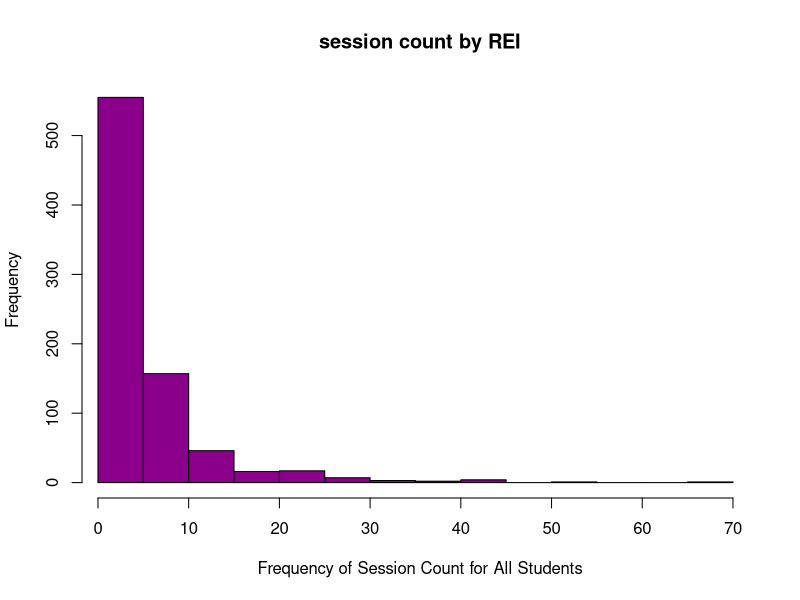
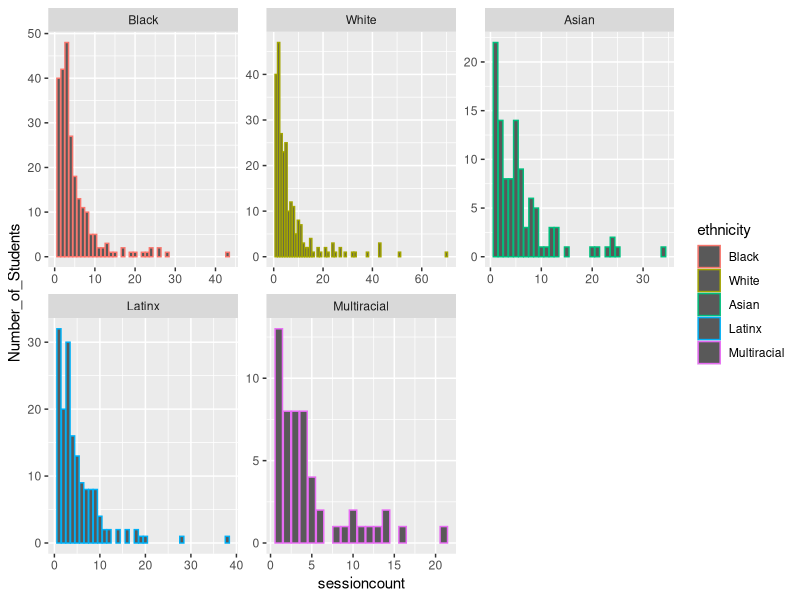
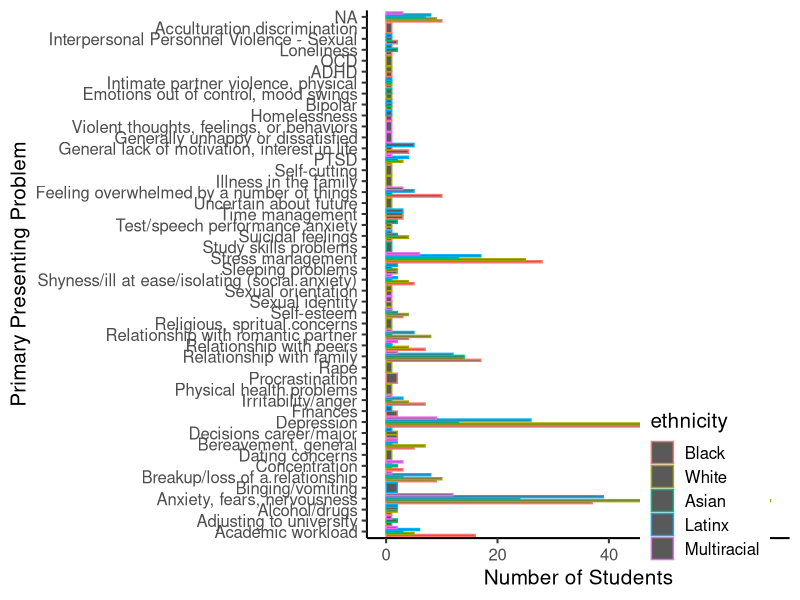
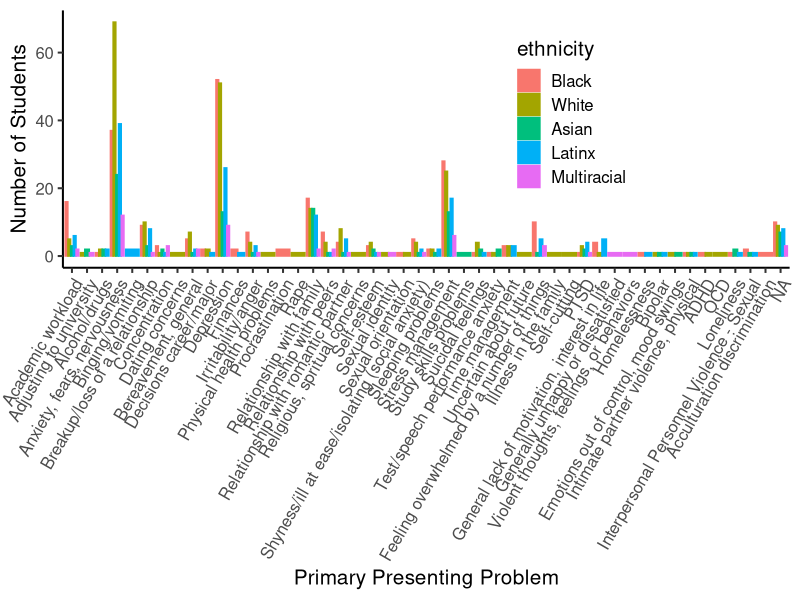
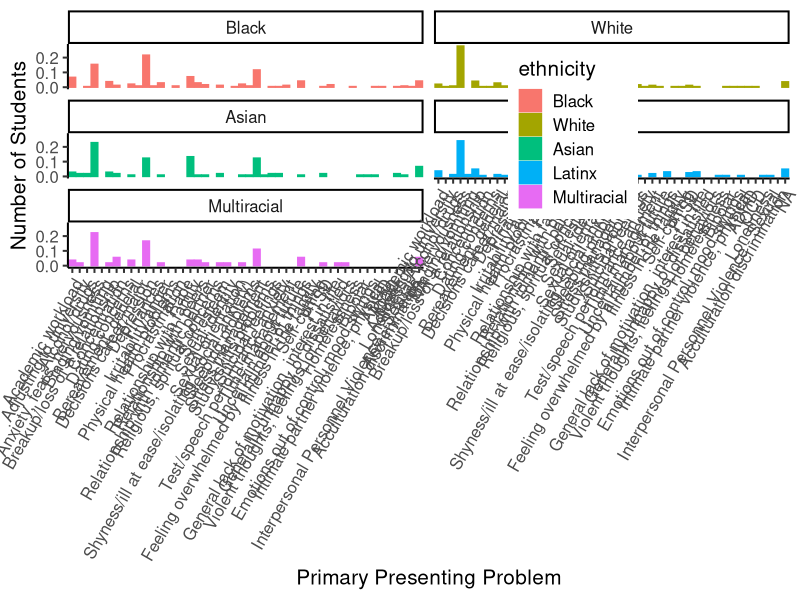
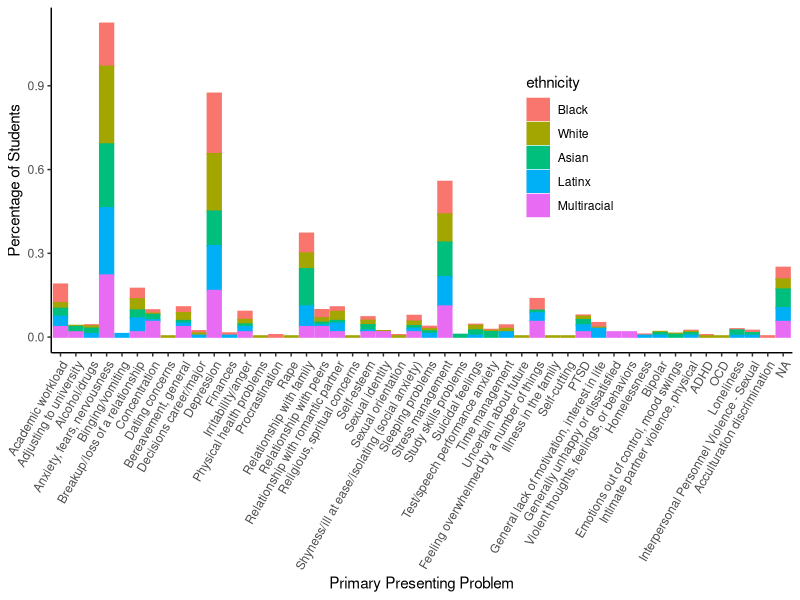
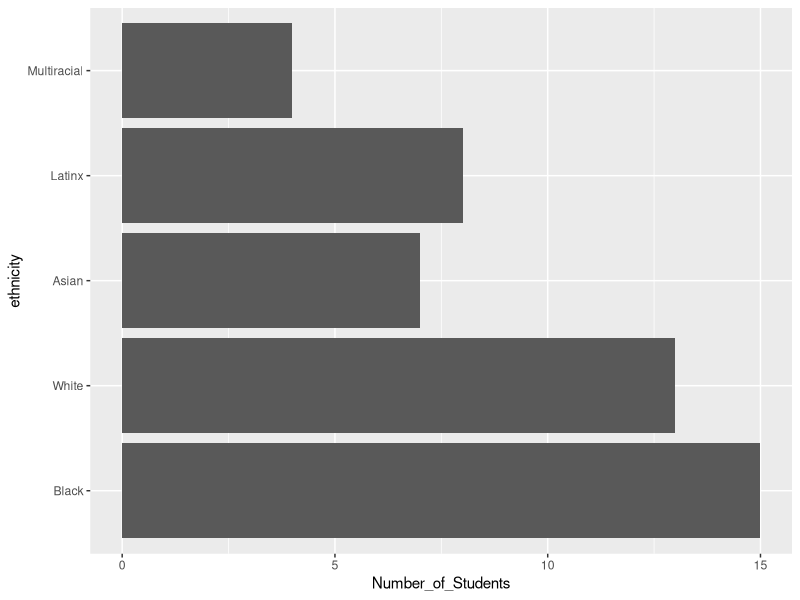
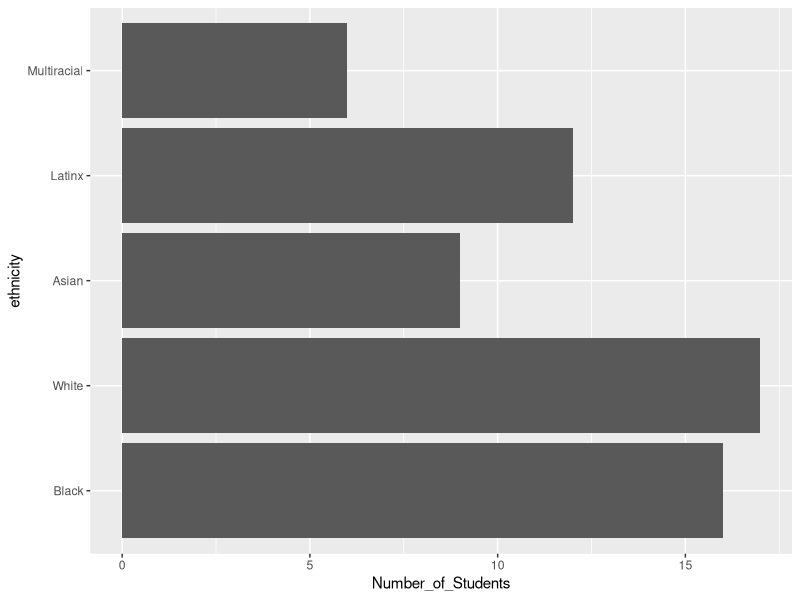

Source code (R) for these figures, in order:
## ---- chunk 1
knitr::opts_chunk$set(echo = TRUE, fig.path = "figures/", dev = c("pdf", "png"))
## ---- chunk 2
# install.packages("readr")
# library(readr)
# data <- read_csv("example_file.csv")
## ---- chunk 3
# example_code <- c("One","Two","Three","Four")
## ---- chunk 4
# data$example <- factor(data$example, 1:4, example_code)
## ---- chunk 5
# example	= "Random question?"
## ---- chunk 6
# data[,c("example_1", "example_2", "example_3")] <- 4-master_data[,c("example_1", "example_2", "example_3")]
## ---- chunk 7
# data$example_score <- rowSums(master_data[grep("example_1", colnames(master_data)):grep("example_100", colnames(master_data))],na.rm = TRUE)
## ---- chunk 8
# data <- data[data$example != "Unmet Criteria",]
# 
# # We reform the factor to account for the removed subjects.
# 
# data$example <- factor(data$example)
## ---- chunk 9
# Import data file & rename simultaneously

library(readr)
master_data <- read_csv("OG Data Set SLP.csv")
## ---- chunk 10
# Decode numerical string variables
## Create a decoder dictionary

ethnicity_code <- c("Black","White","Asian","Latinx","Native American","Multiracial","No Response")

gender_code <- c("Male","Female","Missing/Unknown","Other")

PP_code <- c("Academic workload",
"Adjusting to university",
"Alcohol/drugs",
"Anxiety, fears, nervousness",
"Assertiveness",
"Binging/vomiting",
"Breakup/loss of a relationship",
"Concentration",
"Confusion in beliefs, values",
"Dating concerns",
"Bereavement, general",
"Decisions career/major",
"Depression",
"Developing independence from family",
"Finances",
"Homesick",
"Irritability/anger",
"Making friends",
"Perfectionism",
"Physical health problems",
"Procrastination",
"Problem pregnancy",
"Rape",
"Relationship with family",
"Relationship with peers",
"Relationship with romantic partner",
"Religious, spritual concerns",
"Self-esteem",
"Sexual concerns",
"Sexual identity",
"Sexual orientation",
"Sexually transmitted disease",
"Shyness/ill at ease/isolating (social anxiety)",
"Sleeping problems",
"Starvation, fasting",
"Stress management",
"Study skills problems",
"Suicidal feelings",
"Test/speech performance anxiety",
"Time management",
"Uncertain about future",
"Weight body image",
"Feeling overwhelmed by a number of things",
"Illness in the family",
"Immigration concerns",
"Self-cutting",
"PTSD",
"General lack of motivation, interest in life",
"Generally unhappy or dissatisfied",
"Violent thoughts, feelings, or behaviors",
"Fear of loss of contact with reality",
"Homelessness",
"Bipolar",
"Growing sense of detachment and hopelessness",
"Concerns related to being a member of a minority",
"Emotions out of control, mood swings",
"Intimate partner violence, physical",
"ADHD",
"OCD",
"Loneliness",
"Sextortion",
"Interpersonal Personnel Violence - Sexual",
"Parenting",
"Moving/relocating",
"Adjustment to U.S. - International",
"Concern over arrest/legal",
"Acculturation discrimination",
"Crime victim of violence",
"Schizophrenia",
"Excoriation/dermatillomania",
"Disciplinary",
"Asperger spectrum")
## ---- chunk 11
# Assign a decoded column

master_data$ethnicity <- factor(master_data$ethnicity, 1:7, ethnicity_code)

master_data$gender <- factor(master_data$gender, 1:4, gender_code)

master_data$PP_1 <- factor(master_data$PP1, 1:72, PP_code)
## ---- chunk 12
# Decode title of column

CCAPS_44 =	"I feel uncomfortable around people I don't know"
CCAPS_45 =	"I feel irritable"
CCAPS_46 = "I have thoughts of ending my life"
CCAPS_47 = "I feel self conscious around others"
CCAPS_48	= "I purge to control my weight"
CCAPS_49	= "I drink more than I should"
CCAPS_50	= "I enjoy getting drunk"
CCAPS_51 =	"I am not able to concentrate as well as usual"
CCAPS_52	= "I am afraid I may lose control and act violently"
CCAPS_53	= "It's hard to stay motivated for my classes"
CCAPS_29	= "When I drink alcohol I can't remember what happened"
CCAPS_30	= "I feel tense"
CCAPS_31	= "When I start eating I can’t stop"
CCAPS_32	= "I have difficulty controlling my temper"
CCAPS_1	= "I get sad or angry when I think of my family"
CCAPS_33	= "I am easily frightened or startled"
CCAPS_34	= "I diet frequently" 
CCAPS_35	= "I make friends easily"
CCAPS_36	= "I sometimes feel like breaking or smashing things"
CCAPS_37	= "I have unwanted thoughts I can't control"
CCAPS_38	= "There's a history of abuse in my family"
CCAPS_39	= "I experience nightmares or flashbacks"
CCAPS_40	= "I feel sad all the time"
CCAPS_41	= "I am concerned that other people do not like me"
CCAPS_42	= "I wish my family got along better"
CCAPS_43	= "I get angry easily"
CCAPS_2	= "I am shy around others"
CCAPS_3	= "There are many things I am afraid of"
CCAPS_4	= "My heart races for no good reason"
CCAPS_5	= "I feel out of control when I eat"
CCAPS_6	= "I enjoy my classes"
CCAPS_7	= "I feel that my family loves me"
CCAPS_8	= "I feel disconnected from myself"
CCAPS_9	= "I don't enjoy being around people as much as I used to"
CCAPS_10	= "I feel isolated and alone"
CCAPS_11	= "My family gets on my nerves"
CCAPS_12	= "I lose touch with reality"
CCAPS_13	= "I think about food more than I would like to"
CCAPS_14	= "I am anxious that I might have a panic attack while in public"
CCAPS_15	= "I feel confident that I can succeed academically"
CCAPS_16	= "I become anxious when I have to speak in front of audiences"
CCAPS_17	= "I have sleep difficulties"
CCAPS_18	= "My thoughts are racing"
CCAPS_19	= "I am satisfied with my body shape"
CCAPS_20	= "I feel worthless"
CCAPS_21	= "My family is basically a happy one"
CCAPS_22	= "I am dissatisfied with my weight"
CCAPS_23	= "I feel helpless"
CCAPS_24	= "I use drugs more than I should"
CCAPS_25	= "I eat too much"
CCAPS_26	= "I drink alcohol frequently"
CCAPS_27	= "I have spells of terror or panic"
CCAPS_28	= "I am enthusiastic about life"
CCAPS_54	= "I feel comfortable around other people"
CCAPS_55	= "I like myself"
CCAPS_56	= "I have done something I have regretted because of drinking"
CCAPS_57	= "I frequently get into arguments"
CCAPS_58	= "I find that I cry frequently"
CCAPS_59	= "I am unable to keep up with my schoolwork"
CCAPS_60	= "I have thoughts of hurting others"
CCAPS_61	= "The less I eat, the better I feel about myself"
CCAPS_62	= "I feel that I have no one who understands me"
## ---- chunk 13
# Reverse score in original column

master_data[,c("CCAPS_06","CCAPS_07","CCAPS_15","CCAPS_19","CCAPS_21","CCAPS_28","CCAPS_35","CCAPS_54","CCAPS_55")] <- 4-master_data[,c("CCAPS_06","CCAPS_07","CCAPS_15","CCAPS_19","CCAPS_21","CCAPS_28","CCAPS_35","CCAPS_54","CCAPS_55")]
## ---- chunk 14
# Add CCAPS score

#44:62 is first to last CCAPS value (range) based on the order that the items were input, as they were not entered in ascending order.
#grep tells me the column number from the name
#row sums adds them up
#"na.rm = TRUE" ignores NA values

master_data$CCAPS_score <- rowSums(master_data[grep("CCAPS_44", colnames(master_data)):grep("CCAPS_62", colnames(master_data))],na.rm = TRUE)
## ---- chunk 15
#CCAPS-62 sub-scales

master_data$depression_subscale <- rowSums(master_data[,c(
  "CCAPS_08",
  "CCAPS_09",
  "CCAPS_10",
  "CCAPS_12",
  "CCAPS_20",
  "CCAPS_23",
  "CCAPS_28",
  "CCAPS_37",
  "CCAPS_40",
  "CCAPS_46",
  "CCAPS_55",
  "CCAPS_58",
  "CCAPS_62"
)])

master_data$generalized_anxiety_subscale <- rowSums(master_data[,c(
  "CCAPS_03",
  "CCAPS_04",
  "CCAPS_14",
  "CCAPS_17",
  "CCAPS_18",
  "CCAPS_27",
  "CCAPS_30",
  "CCAPS_33",
  "CCAPS_39"
)])

master_data$social_anxiety_subscale <- rowSums(master_data[,c(
  "CCAPS_02",
  "CCAPS_16",
  "CCAPS_35",
  "CCAPS_41",
  "CCAPS_44",
  "CCAPS_47",
  "CCAPS_54"
)])

master_data$academic_distress_subscale <- rowSums(master_data[,c(
  "CCAPS_06",
  "CCAPS_15",
  "CCAPS_51",
  "CCAPS_53",
  "CCAPS_59"
)])

master_data$eating_concerns_subscale <- rowSums(master_data[,c(
  "CCAPS_05",
  "CCAPS_13",
  "CCAPS_19",
  "CCAPS_22",
  "CCAPS_25",
  "CCAPS_31",
  "CCAPS_34",
  "CCAPS_48",
  "CCAPS_61"
)])

master_data$family_distress_subscale <- rowSums(master_data[,c(
  "CCAPS_01",
  "CCAPS_07",
  "CCAPS_11",
  "CCAPS_21",
  "CCAPS_38",
  "CCAPS_42"
)])

master_data$hostility_subscale <- rowSums(master_data[,c(
  "CCAPS_32",
  "CCAPS_36",
  "CCAPS_43",
  "CCAPS_45",
  "CCAPS_52",
  "CCAPS_57",
  "CCAPS_60"
)])

master_data$substance_use_subscale <- rowSums(master_data[,c(
  "CCAPS_24",
  "CCAPS_26",
  "CCAPS_29",
  "CCAPS_49",
  "CCAPS_50",
  "CCAPS_56"
)])
## ---- chunk 16
#delete entire rows by irrelevant ethnicities (no response & native american)

master_data <- master_data[master_data$ethnicity != "No Response",]

master_data <- master_data[master_data$ethnicity != "Native American",]

# We reform the ethnicity factor to account for the removed subjects.

master_data$ethnicity <- factor(master_data$ethnicity)
## ---- chunk 17

# Distribution histogram - Counseling center session attendance (not sorted by REI)

hist(master_data$sessioncount,
main="session count by REI",
xlab="Frequency of Session Count for All Students",
xlim=c(1,70),
col="darkmagenta",
)

mean(master_data$sessioncount)

# Total sum of sessions by each REI

aggregate (master_data$sessioncount, by=list(master_data$ethnicity),FUN=sum)

# Frequency table - sessions by REI

library(tidyverse)
library(dplyr)

SessionCountxREI <- master_data %>%
  group_by(sessioncount, ethnicity) %>%
  summarize(Number_of_Students=length(clientid))

# Distribution histogram - counseling center session attendance sorted by REI

library(ggplot2)

ggplot(SessionCountxREI, aes(x=sessioncount, 
                                  y=Number_of_Students, 
                                  color = ethnicity)) + 
      geom_bar(stat="identity", position = "dodge") +
      facet_wrap(~ethnicity, scales = "free") 

master_data$ethnicity <- as.factor(master_data$ethnicity)
levels(master_data$ethnicity)

# aov(CCAPS_1 ~ ethnicity, master_data)
## ---- chunk 18
# Create frequency table for Presenting Problem by REI.

PP1xREI <- master_data %>% 
  group_by(ethnicity, PP_1) %>% 
  summarize(Number_of_Students=length(clientid)) %>%
  group_by(ethnicity) %>%
  mutate(total = sum(Number_of_Students)) %>%
  ungroup() %>%
  mutate(Proportion=Number_of_Students/total)
## ---- chunk 19
#PP1 by Ethnicity

PP1_by_Ethnicity <- ggplot(PP1xREI, aes(x=Number_of_Students, 
                                  y=PP_1, 
                                  group=ethnicity,
                                  color = ethnicity)) 

PP1_by_Ethnicity + geom_bar(stat="identity", position = "dodge") + 
  theme_classic(base_size = 15) +
  xlab("Number of Students") +
  ylab("Primary Presenting Problem") + 
  theme(legend.position = c(0.8, 0.1))

## ---- chunk 20
#PP1 by Ethnicity
PP1_by_Ethnicity <- ggplot(PP1xREI, aes(y=Number_of_Students, 
                                  x=PP_1, 
                                  group=ethnicity,
                                  color = ethnicity,
                                  fill = ethnicity)) 

PP1_by_Ethnicity + geom_bar(stat="identity", position = "dodge") + 
  theme_classic(base_size = 15) +
  ylab("Number of Students") +
  xlab("Primary Presenting Problem") + 
  theme(legend.position = c(0.7, 0.6)) +
  theme(axis.text.x = element_text(angle = 60, hjust=1))
## ---- chunk 21
#PP1 by Ethnicity
PP1_by_Ethnicity <- ggplot(PP1xREI, aes(y=Proportion, 
                                  x=PP_1, 
                                  group=ethnicity,
                                  color = ethnicity,
                                  fill = ethnicity)) 
PP1_by_Ethnicity + geom_bar(stat="identity", position = "dodge") + 
  theme_classic(base_size = 15) +
  ylab("Number of Students") +
  xlab("Primary Presenting Problem") + 
  theme(legend.position = c(0.7, 0.6)) +
  theme(axis.text.x = element_text(angle = 60, hjust=1)) +
   facet_wrap(~ethnicity, ncol = 2)
## ---- chunk 22
#PP1 by Ethnicity
PP1_by_Ethnicity <- ggplot(PP1xREI, aes(y=Proportion, 
                                  x=PP_1, 
                                  group=ethnicity,
                                  color = ethnicity,
                                  fill = ethnicity)) 
PP1_by_Ethnicity + geom_bar(stat="identity", position = "stack") + 
  theme_classic(base_size = 11) +
  ylab("Percentage of Students") +
  xlab("Primary Presenting Problem") + 
  theme(legend.position = c(0.7, 0.6)) +
  theme(axis.text.x = element_text(angle = 60, hjust=1))
## ---- chunk 23
# Prepare chi-square data

Diversity <- data.frame(outcome = c("Multiracial","Asian","Latinx","White","Black","Missing"),
                        O = c(5.0,9.0,14.0,20.0,21.0,31.0),
                        E = c(13.9,15.2,16.8,21.8,13.0,19.3))

knitr::kable(Diversity)

Diversity <- Diversity %>%
  mutate(d = O -E) %>%
  mutate(d_sq = d^2) %>%
  mutate(div = d_sq/E)

knitr::kable(Diversity)

# Compute chi-square

sum(Diversity$div)

O <- c(5.0,9.0,14.0,20.0,21.0,31.0)
E <- c(13.9,15.2,16.8,21.8,13.0,19.3)
sum(((O-E)^2)/E)

chisq.test(x=c(5.0,9.0,14.0,20.0,21.0,31.0))
## ---- chunk 24
# Create tables for sub-scales and REI

depressionxREI <- master_data %>% 
  group_by((depression_subscale), ethnicity) %>% 
  summarize(Number_of_Students=length(clientid))

generalized_anxietyxREI <- master_data %>% 
  group_by((generalized_anxiety_subscale), ethnicity) %>% 
  summarize(Number_of_Students=length(clientid))

social_anxietyxREI <- master_data %>% 
  group_by((social_anxiety_subscale), ethnicity) %>% 
  summarize(Number_of_Students=length(clientid))

academic_distressxREI <- master_data %>% 
  group_by((academic_distress_subscale), ethnicity) %>% 
  summarize(Number_of_Students=length(clientid))

eating_concernsxREI <- master_data %>% 
  group_by((eating_concerns_subscale), ethnicity) %>% 
  summarize(Number_of_Students=length(clientid))

family_distressxREI <- master_data %>% 
  group_by((family_distress_subscale), ethnicity) %>% 
  summarize(Number_of_Students=length(clientid))

hostilityxREI <- master_data %>% 
  group_by((hostility_subscale), ethnicity) %>% 
  summarize(Number_of_Students=length(clientid))

substance_usexREI <- master_data %>% 
  group_by((substance_use_subscale), ethnicity) %>% 
  summarize(Number_of_Students=length(clientid))

# Make simple histograms for subscales + REI

ggplot(depressionxREI, aes(x=Number_of_Students, 
                                  y=ethnicity)) + 
      geom_bar(stat="identity", position = "dodge") 

ggplot(generalized_anxietyxREI, aes(x=Number_of_Students, 
                                  y=ethnicity)) + 
      geom_bar(stat="identity", position = "dodge") 

ggplot(social_anxietyxREI, aes(x=Number_of_Students, 
                                  y=ethnicity)) + 
      geom_bar(stat="identity", position = "dodge") 

ggplot(academic_distressxREI, aes(x=Number_of_Students, 
                                  y=ethnicity)) + 
      geom_bar(stat="identity", position = "dodge") 

ggplot(eating_concernsxREI, aes(x=Number_of_Students, 
                                  y=ethnicity)) + 
      geom_bar(stat="identity", position = "dodge") 

ggplot(family_distressxREI, aes(x=Number_of_Students, 
                                  y=ethnicity)) + 
      geom_bar(stat="identity", position = "dodge") 

ggplot(hostilityxREI, aes(x=Number_of_Students, 
                                  y=ethnicity)) + 
      geom_bar(stat="identity", position = "dodge") 

ggplot(substance_usexREI, aes(x=Number_of_Students, 
                                  y=ethnicity)) + 
      geom_bar(stat="identity", position = "dodge") 
## ---- chunk 25
# Ensure ethnicity is properly sorted into levels that can then be used for analyzing.

levels(master_data$ethnicity)

master_data$ethnicity <- ordered(master_data$ethnicity,
                                 levels = c("Black","White","Asian","Latinx","Multiracial"))

library(dplyr)

# Descriptive Statistics - Total Pathology Score by REI

group_by(master_data, ethnicity) %>%
  summarise(
    count = n(),
    mean = mean(CCAPS_score, na.rm = TRUE),
    sd = sd(CCAPS_score, na.rm = TRUE),
    range = range(CCAPS_score, na.rm = TRUE),
  )

library(ggpubr)

# Box plot - Total Pathology Score by REI

ggboxplot(master_data, x = "ethnicity", y = "CCAPS_score", 
          color = "ethnicity", 
          order = c("Black","White","Asian","Latinx","Multiracial"),
          ylab = "Total CCAPS Score", xlab = "Racial and Ethnolinguistic Identity")

# The following plot shows more of the data directly. Too much, perhaps.

ggline(master_data, x = "ethnicity", y = "CCAPS_score",
       add = c("mean_se", "jitter"), 
       order = c("Black","White","Asian","Latinx","Multiracial"),
        ylab = "Total CCAPS Score", xlab = "Racial and Ethnolinguistic Identity")
## ---- chunk 26
# Descriptive Statistics - Depression Sub-Scale Score by REI

group_by(master_data, ethnicity) %>%
  summarise(
    count = n(),
    mean = mean(depression_subscale, na.rm = TRUE),
    sd = sd(depression_subscale, na.rm = TRUE),
    range = range(depression_subscale, na.rm = TRUE),
  )

# Box plot - Depression Sub-Scale Score by REI

ggboxplot(master_data, x = "ethnicity", y = "depression_subscale", 
          color = "ethnicity", 
          order = c("Black","White","Asian","Latinx","Multiracial"),
          ylab = "Depression", xlab = "Racial and Ethnolinguistic Identity")
## ---- chunk 27
# Descriptive Statistics - Generalized Anxiety Sub-Scale Score by REI

group_by(master_data, ethnicity) %>%
  summarise(
    count = n(),
    mean = mean(generalized_anxiety_subscale, na.rm = TRUE),
    sd = sd(generalized_anxiety_subscale, na.rm = TRUE),
    range = range(generalized_anxiety_subscale, na.rm = TRUE),
  )

# Box plot - Generalized Anxiety Sub-Scale Score by REI

ggboxplot(master_data, x = "ethnicity", y = "generalized_anxiety_subscale", 
          color = "ethnicity", 
          order = c("Black","White","Asian","Latinx","Multiracial"),
          ylab = "Generalized Anxiety", xlab = "Racial and Ethnolinguistic Identity")
## ---- chunk 28
# Descriptive Statistics - Social Anxiety Sub-Scale Score by REI

group_by(master_data, ethnicity) %>%
  summarise(
    count = n(),
    mean = mean(social_anxiety_subscale, na.rm = TRUE),
    sd = sd(social_anxiety_subscale, na.rm = TRUE),
    range = range(social_anxiety_subscale, na.rm = TRUE),
  )

# Box plot - Social Anxiety Sub-Scale Score by REI

ggboxplot(master_data, x = "ethnicity", y = "social_anxiety_subscale", 
          color = "ethnicity", 
          order = c("Black","White","Asian","Latinx","Multiracial"),
          ylab = "Social Anxiety", xlab = "Racial and Ethnolinguistic Identity")
## ---- chunk 29
# Descriptive Statistics - Academic Distress Sub-Scale Score by REI

group_by(master_data, ethnicity) %>%
  summarise(
    count = n(),
    mean = mean(academic_distress_subscale, na.rm = TRUE),
    sd = sd(academic_distress_subscale, na.rm = TRUE),
    range = range(academic_distress_subscale, na.rm = TRUE),
  )

# Box plot -Academic Distress Sub-Scale Score by REI

ggboxplot(master_data, x = "ethnicity", y = "academic_distress_subscale", 
          color = "ethnicity", 
          order = c("Black","White","Asian","Latinx","Multiracial"),
          ylab = "Academic Distress", xlab = "Racial and Ethnolinguistic Identity")

## ---- chunk 30
# Descriptive Statistics - Eating Concerns Sub-Scale Score by REI

group_by(master_data, ethnicity) %>%
  summarise(
    count = n(),
    mean = mean(eating_concerns_subscale, na.rm = TRUE),
    sd = sd(eating_concerns_subscale, na.rm = TRUE),
    range = range(eating_concerns_subscale, na.rm = TRUE),
  )

# Box plot - Eating Concerns Sub-Scale Score by REI

ggboxplot(master_data, x = "ethnicity", y = "eating_concerns_subscale", 
          color = "ethnicity", 
          order = c("Black","White","Asian","Latinx","Multiracial"),
          ylab = "Eating Concerns", xlab = "Racial and Ethnolinguistic Identity")

## ---- chunk 31
# Descriptive Statistics - Family Distress Sub-Scale Score by REI

group_by(master_data, ethnicity) %>%
  summarise(
    count = n(),
    mean = mean(family_distress_subscale, na.rm = TRUE),
    sd = sd(family_distress_subscale, na.rm = TRUE),
    range = range(family_distress_subscale, na.rm = TRUE),
  )

# Box plot - Family Distress Sub-Scale Score by REI

ggboxplot(master_data, x = "ethnicity", y = "family_distress_subscale", 
          color = "ethnicity", 
          order = c("Black","White","Asian","Latinx","Multiracial"),
          ylab = "Family Distress", xlab = "Racial and Ethnolinguistic Identity")

## ---- chunk 32
# Descriptive Statistics - Hostility Sub-Scale Score by REI

group_by(master_data, ethnicity) %>%
  summarise(
    count = n(),
    mean = mean(hostility_subscale, na.rm = TRUE),
    sd = sd(hostility_subscale, na.rm = TRUE),
    range = range(hostility_subscale, na.rm = TRUE),
  )

# Box plot - Hostility Sub-Scale Score by REI

ggboxplot(master_data, x = "ethnicity", y = "hostility_subscale", 
          color = "ethnicity", 
          order = c("Black","White","Asian","Latinx","Multiracial"),
          ylab = "Hostility", xlab = "Racial and Ethnolinguistic Identity")

## ---- chunk 33
# Descriptive Statistics - Substance Use Sub-Scale Score by REI

group_by(master_data, ethnicity) %>%
  summarise(
    count = n(),
    mean = mean(substance_use_subscale, na.rm = TRUE),
    sd = sd(substance_use_subscale, na.rm = TRUE),
    range = range(substance_use_subscale, na.rm = TRUE),
  )

# Box plot - Substance Use Sub-Scale Score by REI

ggboxplot(master_data, x = "ethnicity", y = "substance_use_subscale", 
          color = "ethnicity", 
          order = c("Black","White","Asian","Latinx","Multiracial"),
          ylab = "Substance Use", xlab = "Racial and Ethnolinguistic Identity")

## ---- chunk 34
summary(master_data)
